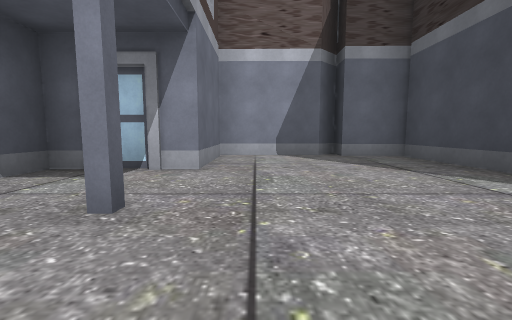
view 1 (above)

23 first-person views from a walk through a scene from a Unity 3-D project. The camera is 1.2 m above the floor, tilts 6° down and sees 90° across. The floor is counted in squares, 2.5 m on a side. Each view is taken from the middle of a square. On the plan, view 1 faces up. The plan holds only what a view shows up to about 9 squares ahead; the rest is blank. The place goes on beyond the plan. The player character is not drawn.

view 2
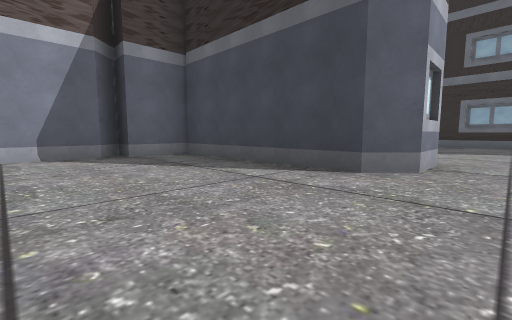

view 3
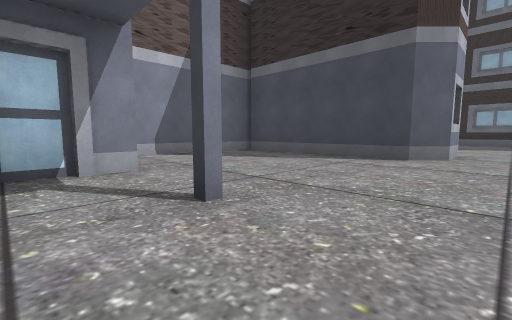

view 4
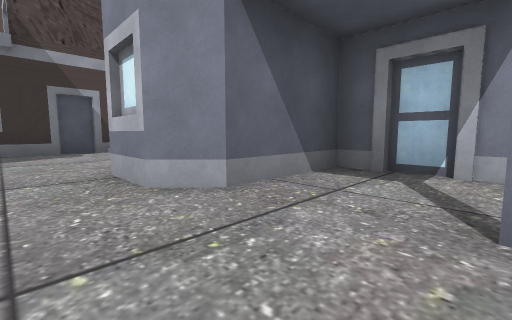

view 5
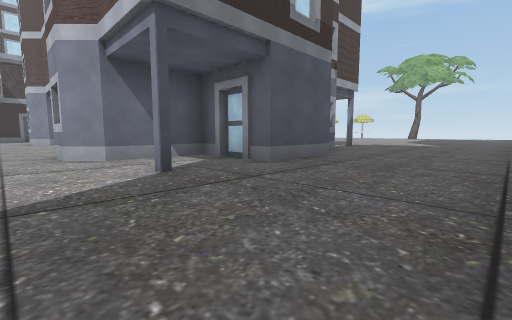

view 6
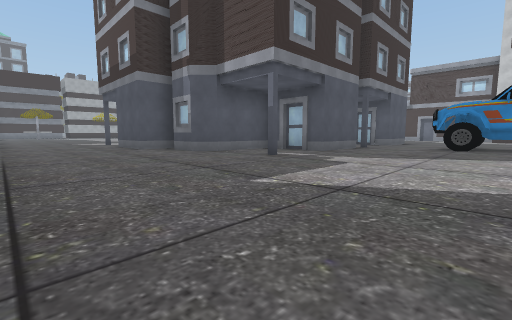

view 7
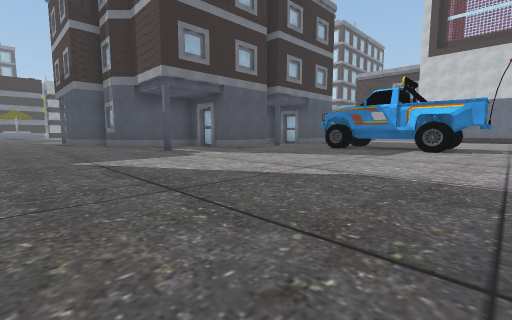

view 8
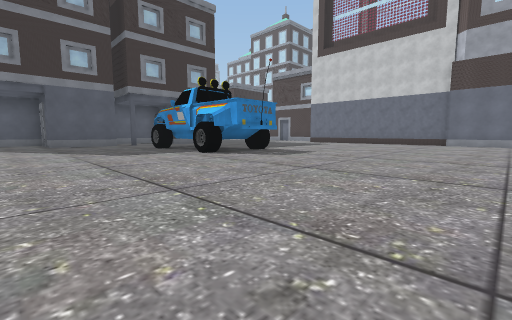

view 9
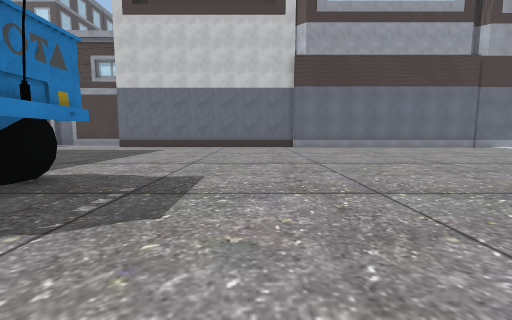

view 10
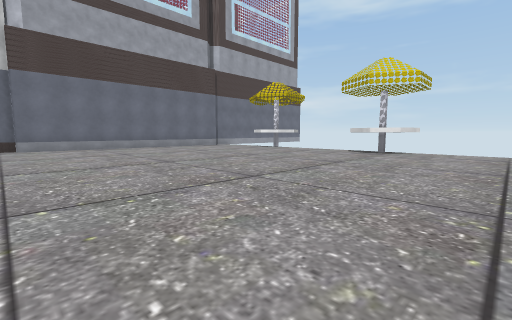

view 11
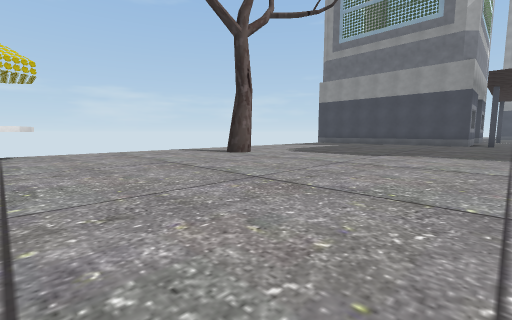

view 12
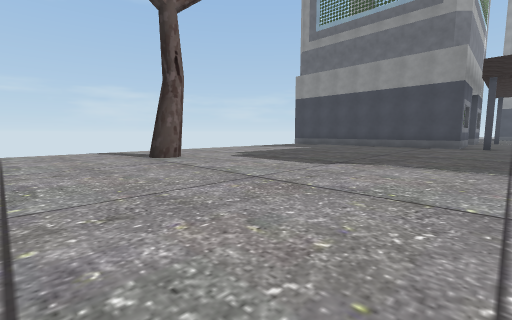

view 13
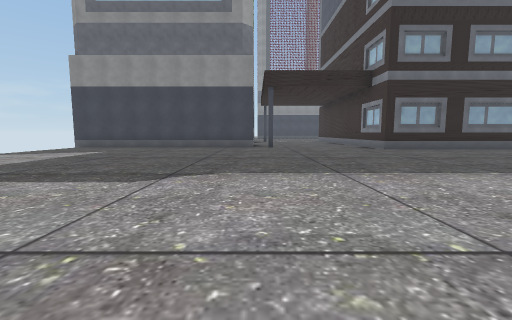

view 14
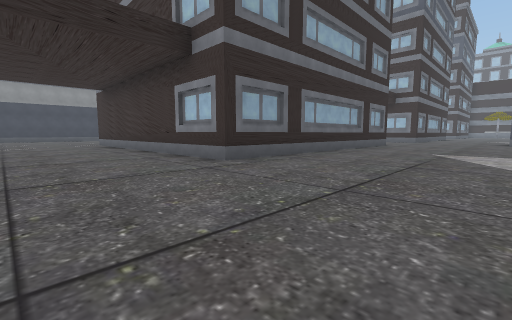

view 15
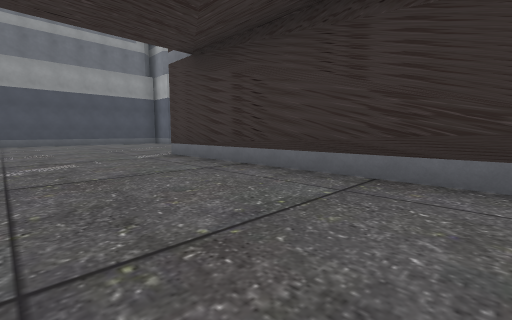

view 16
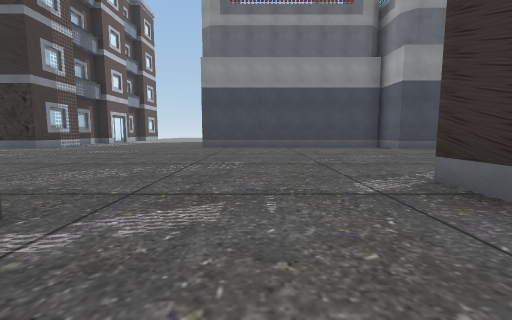

view 17
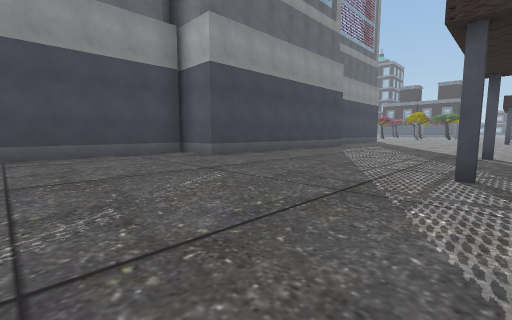

view 18
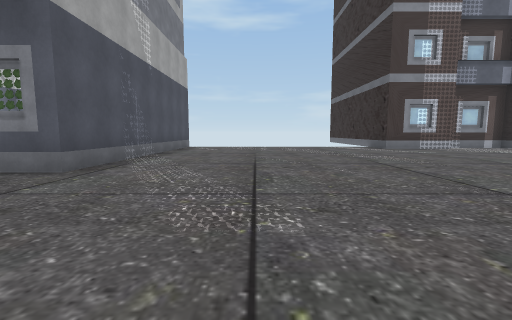

view 19
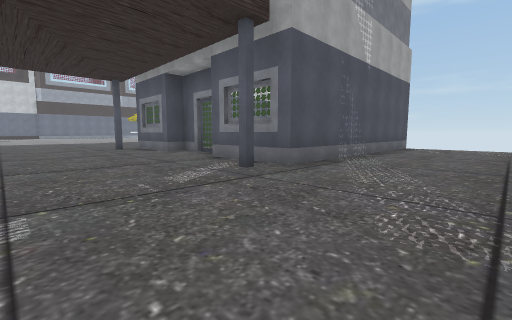

view 20
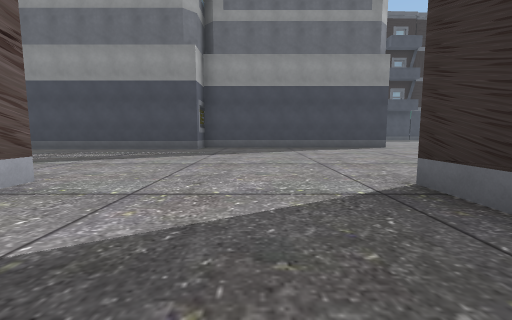

view 21
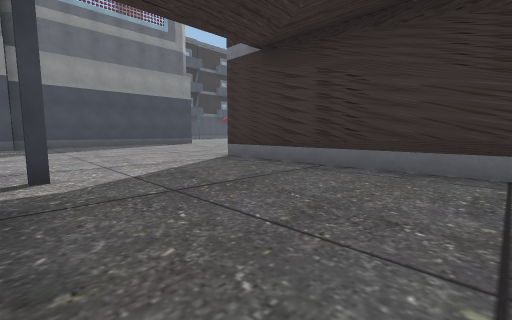

view 22
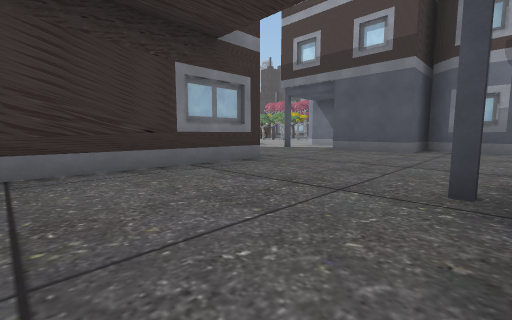

view 23
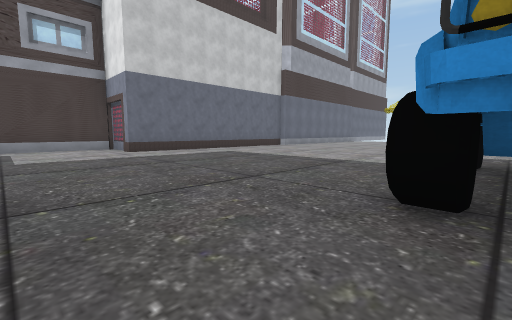

### Floor plan
Key: @ floor where view 1 was taken; # wall or solid block; . floor; = window, fence, low wall or low ledge; B building; O other object.
Columns run from 9 left of view 1 to 28 right of it. Each row starts with its distance up from view 1.
 25   # OOO OO ======    #    ##     #BBBB
 24   #......O...........#    #......###.#
 23   #..........#.......#    #..........
 22   #..................#    #.........
 21   #..................#    #........
 20   #..................######........
 19   #..................##..##........
 18   #...............................#
 17   #...............................#
 16   #...............................#
 15   #.....O#O.........B#######......#
 14   #......##.........##      ......#
 13 #=#......##.........#       ......#
 12 #........OO.........#       .....##
 11 #...................#       .....#
 10  ...................#       .....#
  9            ###.#....#       .....#
  8              #......        .....#
  7              ###.................##
  6         ##### #B..................#
  5         #...#####.................#
  4       ###...# # #.................#
  3       #.....###.....#######B......#
  2  ..   #.#...###.....#        .....#
  1  ....B#......B..#...#          ...#
  0  B.......@..........#            ..

Where each view was taken, in squares from view 1:
view 1: 0 up, 0 right, facing up
view 2: 0 up, 0 right, facing up-right
view 3: 0 up, 2 left, facing up-right
view 4: 0 up, 1 left, facing up-left
view 5: 0 up, 10 right, facing up-left
view 6: 13 up, 10 right, facing down-left
view 7: 16 up, 9 right, facing down-left
view 8: 20 up, 5 right, facing down-left
view 9: 17 up, 2 right, facing left
view 10: 18 up, 2 right, facing up-left
view 11: 18 up, 0 right, facing up-right
view 12: 18 up, 2 right, facing up-right
view 13: 19 up, 3 right, facing right
view 14: 18 up, 7 right, facing down-right
view 15: 18 up, 13 right, facing down-right
view 16: 17 up, 16 right, facing right
view 17: 16 up, 19 right, facing down-right
view 18: 16 up, 20 right, facing up
view 19: 16 up, 20 right, facing up-left
view 20: 5 up, 16 right, facing right
view 21: 7 up, 14 right, facing down-right
view 22: 7 up, 14 right, facing down-left
view 23: 10 up, 0 right, facing up-left
